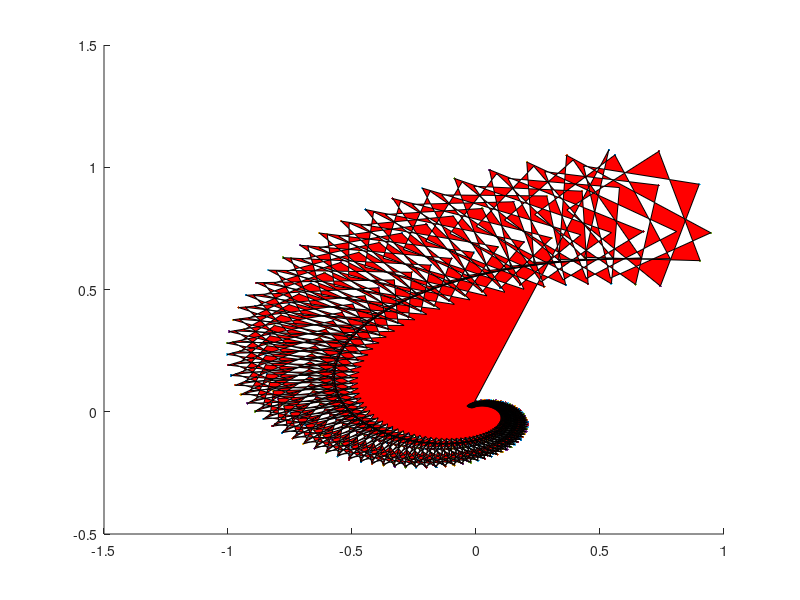

Here is the MATLAB script that generated this plot:
A1=[-1 -4;1 -1];
A2=[1 -4;1 -1];
A3=[1 4;1 -2];

%A1:
tf = 2*pi/sqrt(3);
C=[0.8;0.8];
R=0.3;
theta = 1:10;
theta=theta*360;

I=1:100;
I=tf*I/100;

figure;
hold on;

G=[];
for t=theta
    y0=C+[R*cos(t);R*sin(t)];
    Y=[];
    for k=I
        Y=[Y expm(k*A1)*y0];
        plot(Y(1,end),Y(2,end));
    end;
    G=[G;Y];
end;

H=G(:,50)
L=reshape(G,2,[]);
fill(L(1,:)',L(2,:)','r');

pause;

C=[0.15;-0.6];
R=0.1;